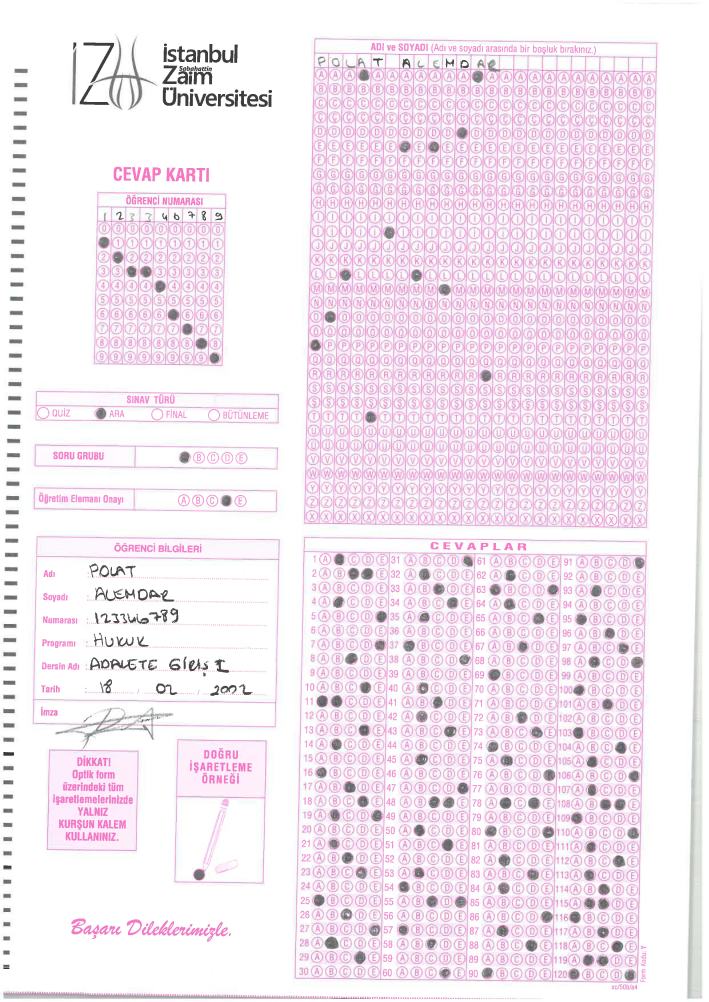
#> input picture Optical Mark Recognition/Dataset/unnamed (4).jpg, 4959 x 7009 px (shown at 1/7 size)
$ jupyter execute Code.ipynb
#> lines starting #> are read from the running program, lines starting #| are printed output that depends on the picture; after the words box and inside, x2 and y2 are one past the last pixel; in counts of white or black regions, pixels touching at a corner belong together
Video Link: https://drive.google.com/file/d/1JmgZuAZKfCPkdGdAZ13lYRmRDfo6TEvn/view?usp=sharing

References:

https://stackoverflow.com/questions/15589517/how-to-crop-an-image-in-opencv-using-python

https://stackoverflow.com/questions/24101524/finding-median-of-list-in-python

https://note.nkmk.me/en/python-opencv-pillow-image-size/

https://drive.google.com/file/d/1TDY6d2VvJ2A44Rke35BR3Wh1kx1GbKVj/view

https://drive.google.com/file/d/1aMtPshbschx0apV8YwOQtzek6VaqpPVf/view

https://drive.google.com/file/d/1STKK4w3wAbHNCkI9idvV5KgFfV6mcH0u/view

Importing our libraries for Use

[cell 1]
import cv2
import numpy as np
import matplotlib.pyplot as plt

Reading the image from the dataset and cropping

Developer: Muhammad 19I-0561

[cell 2]
path = r"Dataset/unnamed (4).jpg"
img = cv2.imread(path,cv2.IMREAD_GRAYSCALE)
# TODO : Reading the image again in coloured mode
img_color = cv2.imread(path,cv2.IMREAD_COLOR)
# TODO : Image cropping
img_color_MCQ = img_color[3770:7200, 2141:4500]
img_color_Name = img_color[258:3671, 2141:4544]
img_color_Roll = img_color[1342:2537, 657:1553]

# TODO : Now cropping the same images for grayscale

img_color_Name_gray = img[258:3671, 2141:4544]
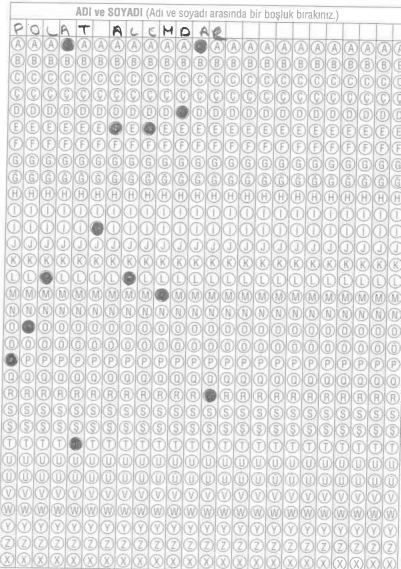
#> img_color_Name_gray: shape (3413, 2403) (shown at 1/6 size); min 27, max 255, mean 226.3
img_color_Roll_gray = img[1342:2537, 657:1553]
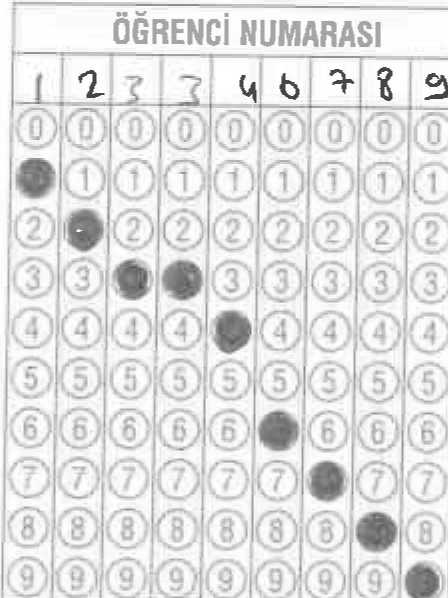
#> img_color_Roll_gray: shape (1195, 896) (shown at 1/2 size); min 20, max 255, mean 224.7
img_color_MCQ_gray = img[3770:7200, 2141:4500]


# TODO : Displaying the images
fig, axs = plt.subplots(1,4,figsize=(16,16))

axs[0].imshow(img_color, cmap='gray')
axs[0].axis('off')
axs[0].set_title('Original Image',fontsize='medium')
axs[1].imshow(img_color_MCQ, cmap='gray')
axs[1].axis('off')
axs[1].set_title('MCQ options',fontsize='medium')
axs[2].imshow(img_color_Name, cmap='gray')
axs[2].axis('off')
axs[2].set_title('Name Options',fontsize='medium')
axs[3].imshow(img_color_Roll, cmap='gray')
axs[3].axis('off')
axs[3].set_title('Roll Number options',fontsize='medium')

Applying Contours and getting bounding rectangles

Developer: Mehmood Amjad 19I-0472

[cell 3]
# TODO : Applying Gaussian Blue and thresholding to get desired results
img2 = cv2.GaussianBlur(img_color_MCQ_gray,(3,3),1,0)
thresh, out = cv2.threshold(img2,150,255,cv2.THRESH_BINARY)
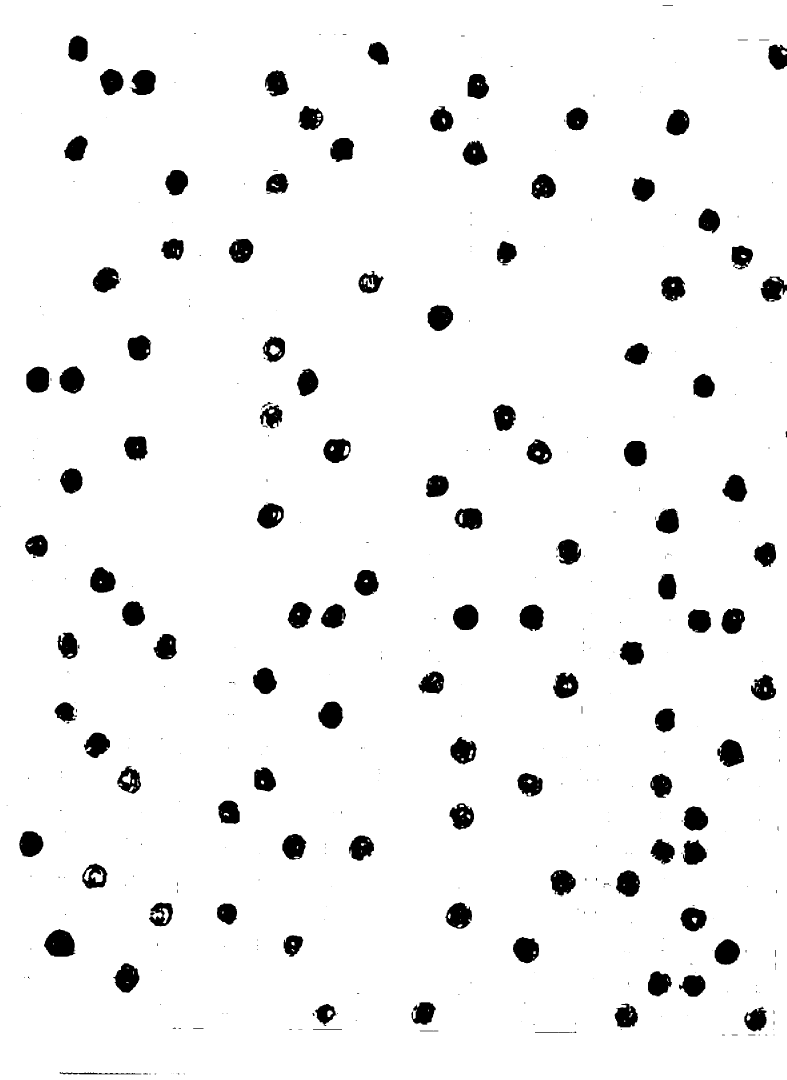
#> out: shape (3239, 2359) (shown at 1/3 size); 94.8% white; 420 black regions (277 under 20 px), largest, box (x1, y1, x2, y2) and area: (132, 2787, 226, 2870) 5843, (2152, 2218, 2232, 2301) 4709, (1359, 1814, 1435, 1890) 4606
# TODO : Applying dilation first since image not negative
kernel = np.ones((3,3),np.uint8)
dilation = cv2.dilate(out,kernel,iterations = 1)
#> dilation: shape (3239, 2359); 95.4% white; 161 black regions (47 under 20 px), largest, box (x1, y1, x2, y2) and area: (133, 2789, 223, 2869) 5455, (1360, 1815, 1434, 1889) 4303, (2153, 2219, 2231, 2300) 4273

# TODO : Applying erosion with a different kernel
kernel = np.ones((5,5),np.uint8)
erosion = cv2.erode(dilation,kernel,iterations = 1)
#> erosion: shape (3239, 2359); 94.3% white; 132 black regions, largest, box (x1, y1, x2, y2) and area: (131, 2787, 225, 2871) 6209, (2151, 2217, 2233, 2302) 5104, (339, 2889, 419, 2979) 4971

# TODO : Displaying our image
fig, axs = plt.subplots(1,4,figsize=(16,16))

axs[0].imshow(img_color_MCQ, cmap='gray')
axs[0].axis('off')
axs[0].set_title('Original Image',fontsize='medium')
axs[1].imshow(img2, cmap='gray')
axs[1].axis('off')
axs[1].set_title('Gaussian Blur',fontsize='medium')
axs[2].imshow(out, cmap='gray')
axs[2].axis('off')
axs[2].set_title('Thresholded',fontsize='medium')
axs[3].imshow(erosion, cmap='gray')
axs[3].axis('off')
axs[3].set_title('Morphological Processing',fontsize='medium')

Calculating the dimensions of each window and cropping image accordingly

Developer: Danyal Faheem 19I-2014 and Muhammad 19I-0561

[cell 4]
# TODO : Applying Gaussian Blue and thresholding to get desired results
img2 = cv2.GaussianBlur(img_color_MCQ_gray, (3, 3), 1, 0)
thresh, out = cv2.threshold(img2, 150, 255, cv2.THRESH_BINARY)
# TODO : Applying dilation first since image not negative
kernel = np.ones((3, 3), np.uint8)
dilation = cv2.dilate(out, kernel, iterations=1)

# TODO : Applying erosion with a different kernel
kernel = np.ones((5, 5), np.uint8)
erosion = cv2.erode(dilation, kernel, iterations=1)

# TODO : Function to calculate Median value of a list
def median(lst):
    sortedLst = sorted(lst)
    lstLen = len(lst)
    index = (lstLen - 1) // 2

    if (lstLen % 2):
        return sortedLst[index]
    else:
        return (sortedLst[index] + sortedLst[index + 1])/2.0


# TODO : Taking negative of our image to get the contours
erosion = erosion - 255
#> erosion: shape (3239, 2359); values 0 (black) and 1 (white), 5.7% white; 132 white regions

width = []
height = []

# TODO : Calculating contorus of our processed image
contours, hierarchy = cv2.findContours(
    erosion, cv2.RETR_EXTERNAL, cv2.CHAIN_APPROX_SIMPLE)
#> contours = 132 contours, 7 with area under 20; largest, box (x1, y1, x2, y2) and area: (131, 2787, 225, 2871) 6064, (2151, 2217, 2233, 2302) 4959, (1538, 2810, 1618, 2891) 4838, (339, 2889, 419, 2979) 4836, (1335, 2706, 1417, 2787) 4794

# TODO : Calculating Bounding Rectangles and drawing them
for i in range(len(contours)):
    if (cv2.contourArea(contours[i]) > 0):
        x, y, w, h = cv2.boundingRect(contours[i])
        # TODO : Appending the width and height since we need them later
        width.append(w)
        height.append(h)
        cv2.rectangle(img_color_MCQ, (x, y), (x+w, y+h), (255, 0, 0), 4)
#> this loop made 132 passes
#> (x, y, w, h) on passes 1 to 8: (434, 3219, 6, 5), (362, 3219, 10, 5), (394, 3218, 12, 6), (378, 3218, 12, 6), (346, 3218, 10, 6), (328, 3218, 12, 6), (314, 3218, 10, 6), (296, 3218, 10, 6)
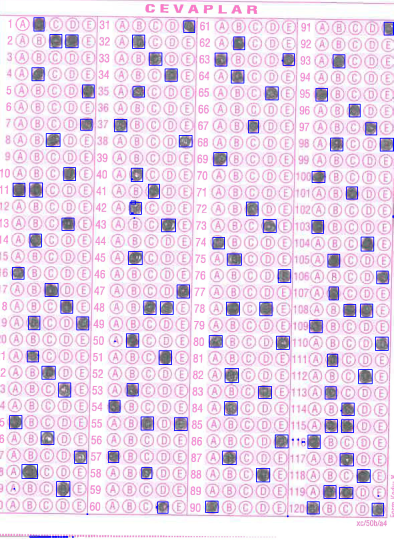
#> img_color_MCQ: shape (3239, 2359, 3) (shown at 1/6 size); mean B, G, R 233.9, 215.1, 232.3
#> after the loop, height = 132 values, max 90 at index 21, min 5 at index 0, mean 61.05; width = 132 values, max 94 at index 25, min 3 at index 90, mean 59.45

# TODO : Calculating the width of one row of MCQs
# TODO : One row of MCQs has 5 options, taking median of width of all and therefore creating one row width
row_width = (median(width) * 7) + (median(width) * 0.25)
#> in median, `sortedLst = sorted(lst)`: sortedLst = 132 values from 3 to 94
#> in median, `lstLen = len(lst)`: lstLen = 132
#> in median, `index = (lstLen - 1) // 2`: index = 65
#> row_width = 514.8

# TODO : Calculating the height of one row of MCQs
# TODO : One row of MCQs has 1 options, taking median of height of all and therefore creating one row height
row_height = median(height) + (median(height) * 0.3)
#> row_height = 98.8
rows = []


# TODO : Position detection of the circle and also check that only one option should be marked
img_height, img_width, colors = img_color_MCQ.shape
x = 78
y = 85

# TODO : An string to store the results of each option in, to be explained later
student_results = ""


def calculation(new_image):
    # Variable to hold the result
    student_result = ""
    # Converting the Passed Image in to grey scale
    working_image = grayscale = cv2.cvtColor(new_image, cv2.COLOR_BGR2GRAY)
    # Defining a sharpening kernel
    kernel = np.array([[0, -1, 0],
                    [-1, 5, -1],
                    [0, -1, 0]])
    # Sharpen the image in order to detect contors efficiently
    working_image = cv2.filter2D(src=working_image, ddepth=-1, kernel=kernel)
    # Defining constant for inverse log ( sharpe the image )
    c = 255 / np.log(1 + np.max(working_image))
    # Applying the Mask
    working_image = np.exp(working_image**1/c) - 1
    # ROunding off all the intensity values of pixel
    working_image = np.array(working_image, dtype=np.uint8)
    # Extracting contours from the image ( Working image )
    contours, hierarchy = cv2.findContours(
        working_image, cv2.RETR_EXTERNAL, cv2.CHAIN_APPROX_SIMPLE)
    # Student result
    # If we get more than 2 countours break hint: there should be max two filled object if there is only one option selected
    if len(contours) >= 3:
        # If there are more than two option selected return -1
        # Demo purpose
        print("You have marked two opt")
        student_result += "-1,"
    else:
        # So far, We have the Question which has only one or may be no option selected
        position = 0
        # A check : bool to see weather it is attempted or not
        check = True
        # Loop on the counters detected by th open cv function
        for i in range(len(contours)):
            # If the contour area is in this range hint : min:max area of attempted circle
            if cv2.contourArea(contours[i]) > 3500 and cv2.contourArea(contours[i]) < 6000:
                index = i
                # Extracting the detected option moments to get the central value
                M = cv2.moments(contours[i])
                x = int(M["m10"] / M["m00"])
                y = int(M["m01"] / M["m00"])
                # In order to see the postion of that perticular circle do the following step
                #   1. copy the x coordinate of detected filled circle
                #   2. loop towards right by adding space = box size of options
                #   3. Counts the number of shifts before hitting the extreme ( start ) : x = 0
                #   4. Number of shifts will give you the exact position that can easily be checked from the key
                looper = x
                # Loop until hit the extreme left of the image
                while looper > 0:
                    # row_width min looper
                    looper -= 100
                    # On every shift increase the postion variable
                    position += 1
                    # storing the selected option to return
                student_result += str(position)
                # We got the result thus False the check : bool
                check = False
        # If no contour found in that range, There is no option attempted
        if check:
            # Demo purpose
            print("you skipped this mcq")
            # Send back the error msg
            student_result += "-1,"
        else:
            # If we got the exact positing pop it on screen for better understanding: Demo purpose
            print("You have selected ", position)
    # Show the extracted Image : Demo purpose
    plt.imshow(working_image), plt.axis('off')
    fig, axs = plt.subplots(1, 1)
    axs.imshow(working_image, cmap='gray')
    axs.axis('off')
    axs.set_title('Original Image', fontsize='medium')
    return student_result


# Send coordinates of extracted row ( to be calculated)
x += 2*row_width + (row_width * 0.1)+100
#> x = 1259
y = 7*row_height+10
#> y = 701.6
new_image = img_color_MCQ[int(y): int(
    y + row_height), int(x): int(x + row_width)]
# TODO : Calling our function and storing the return value of one row
student_results += calculation(new_image)
#> in calculation, `working_image = cv2.filter2D(src=working_image, ddepth=-1, kernel=kern..`:
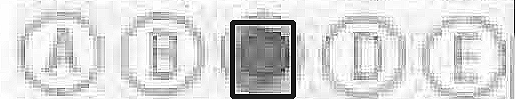
#> working_image: shape (99, 515); min 0, max 255, mean 216.6
#> in calculation, `c = 255 / np.log(1 + np.max(working_image))`: c = 45.99
#> in calculation, `working_image = np.exp(working_image**1/c) - 1`:
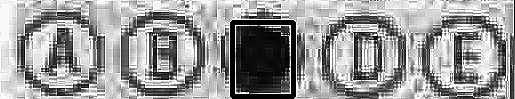
#> working_image: shape (99, 515) float64; min 0, max 255, mean 153.1
#> in calculation, `contours, hierarchy = cv2.findContours( working_image, cv2.RETR_EXTERN..`: contours = 2 contours; box (x1, y1, x2, y2) and area: (0, 0, 515, 99) 45060, (235, 25, 291, 94) 3740
#> the loop in calculation, `for i in range(len(contours)):` made 2 passes
#> (index, x, y, student_result, check) on pass 1: (0, 262, 59, '3', False)
#> after the loop in calculation, `for i in range(len(contours)):`: position = 3
#| You have selected  3
#> student_results = '3'

Now applying the same on the Roll Number part

Developer: Danyal Faheem 19I-2014 and Muhammad 19I-0561

[cell 5]
# TODO : Applying Gaussian Blue and thresholding to get desired results
img3 = cv2.GaussianBlur(img_color_Roll_gray, (3, 3), 1, 0)
thresh, out = cv2.threshold(img3, 150, 255, cv2.THRESH_BINARY)
#> out: shape (1195, 896); 96.1% white; 74 black regions (41 under 20 px), largest, box (x1, y1, x2, y2) and area: (715, 1025, 791, 1101) 4358, (432, 624, 502, 705) 4227, (519, 824, 595, 900) 4071
# TODO : Applying dilation first since image not negative
kernel = np.ones((3, 3), np.uint8)
dilation = cv2.dilate(out, kernel, iterations=1)
#> dilation: shape (1195, 896); 96.6% white; 28 black regions (10 under 20 px), largest, box (x1, y1, x2, y2) and area: (716, 1026, 790, 1100) 4030, (433, 626, 501, 704) 3917, (520, 825, 594, 899) 3716

# TODO : Applying erosion with a different kernel
kernel = np.ones((5, 5), np.uint8)
erosion = cv2.erode(dilation, kernel, iterations=1)
#> erosion: shape (1195, 896); 95.7% white; 26 black regions, largest, box (x1, y1, x2, y2) and area: (714, 1024, 792, 1102) 4678, (431, 624, 503, 706) 4533, (327, 521, 403, 601) 4412

# TODO : Function to calculate Median value of a list
def median(lst):
    sortedLst = sorted(lst)
    lstLen = len(lst)
    index = (lstLen - 1) // 2

    if (lstLen % 2):
        return sortedLst[index]
    else:
        return (sortedLst[index] + sortedLst[index + 1])/2.0


# TODO : Taking negative of our image to get the contours
erosion = erosion - 255
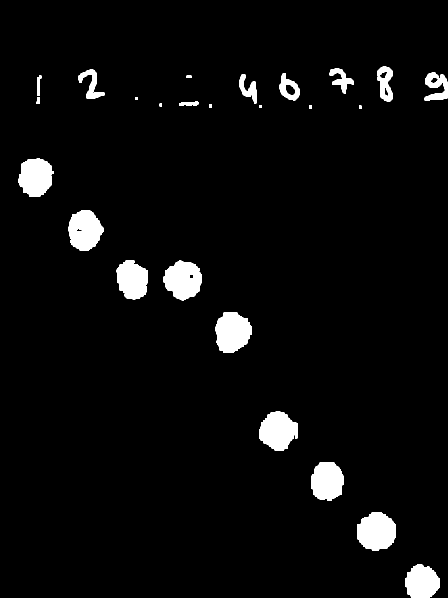
#> erosion: shape (1195, 896) (shown at 1/2 size); values 0 (black) and 1 (white), 4.3% white; 26 white regions

width = []
height = []

# TODO : Calculating contorus of our processed image
contours, hierarchy = cv2.findContours(
    erosion, cv2.RETR_EXTERNAL, cv2.CHAIN_APPROX_SIMPLE)
#> contours = 26 contours; largest, box (x1, y1, x2, y2) and area: (714, 1024, 792, 1102) 4552, (431, 624, 503, 706) 4406, (327, 521, 403, 601) 4328, (518, 823, 596, 901) 4262, (137, 420, 207, 502) 4144

# TODO : Calculating Bounding Rectangles and drawing them
for i in range(len(contours)):
    if (cv2.contourArea(contours[i]) > 0):
        x, y, w, h = cv2.boundingRect(contours[i])
        # TODO : Appending the width and height since we need them later
        width.append(w)
        height.append(h)
        cv2.rectangle(img_color_Roll, (x, y), (x+w, y+h), (255, 0, 0), 4)
#> this loop made 26 passes
#> (x, y, w, h) on passes 1 to 8: (811, 1128, 68, 67), (714, 1024, 78, 78), (622, 924, 66, 77), (518, 823, 78, 78), (431, 624, 72, 82), (327, 521, 76, 80), (233, 520, 63, 79), (137, 420, 70, 82)
#> (the rest of the program and of its run is left out)
